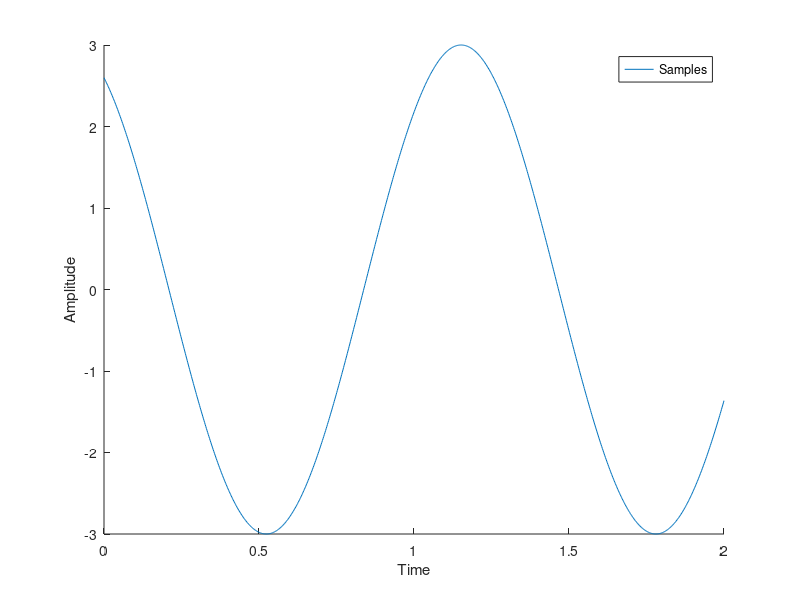

Write the MATLAB code that produced this figure.
% DSP HW1 #3d
clear; close all;

% Variables
n = linspace(0, 5, 6);
t_n = n ./ 300;
%t_a = linspace(0, 6, 100) ./ 300;

t = linspace(0, 100, 1000) ./ 50;

% Functions
%x_n = 3 * sin(pi * n / 3);
%x_a = 3 * sin(100 * pi * t_a)
x_a = 3 * cos(5*t+pi/6);

% Plot
hold on
%stem(t_n, x_n)
plot(t, x_a)
ylabel('Amplitude')
xlabel('Time')
legend('Samples', 'Analog')
hold off